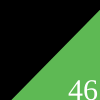
Frame 1 (no input)
Frame 60 (no input): identical to frame 1, image omitted
Frame 120 (the mouse pressed at the canvas centre since frame 60): identical to frame 1, image omitted

The p5.js sketch that drew this single still picture (run headless with seeded random() and noise() and a simulated clock; from frame 60 on, the mouse is pressed at the canvas centre):

// p5.js sketch
// ── sketch.js
function setup() {
  createCanvas(100,100);
}

function draw() {
  background(0);
  strokeWeight(5);
  fill(178, 100, 162);
  triangle(12,120,116,120,116,10);
  fill(94, 185, 84);
  triangle(0,108,106,108,106,0);
  fill(255);
  textSize(30);
  textFont("serif");
  text("46", 68, 100);
}
